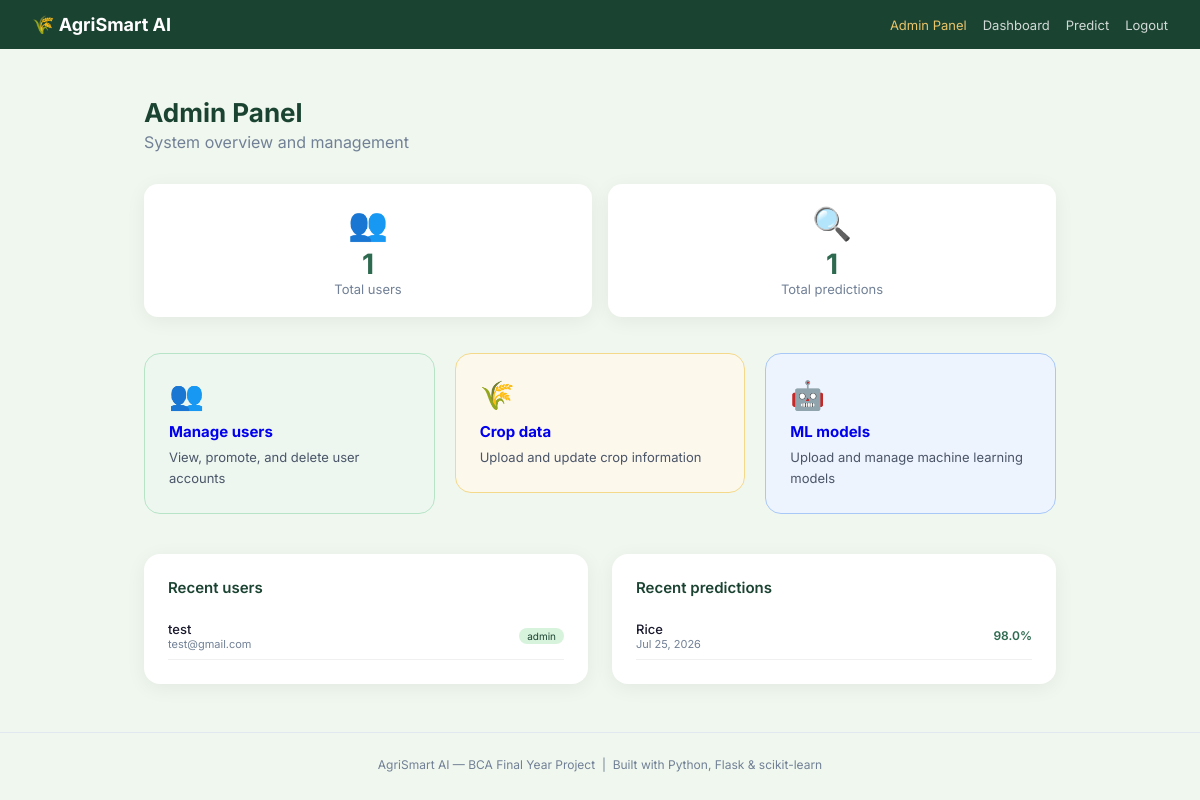
The app's page /admin/dashboard (signed in), older data.
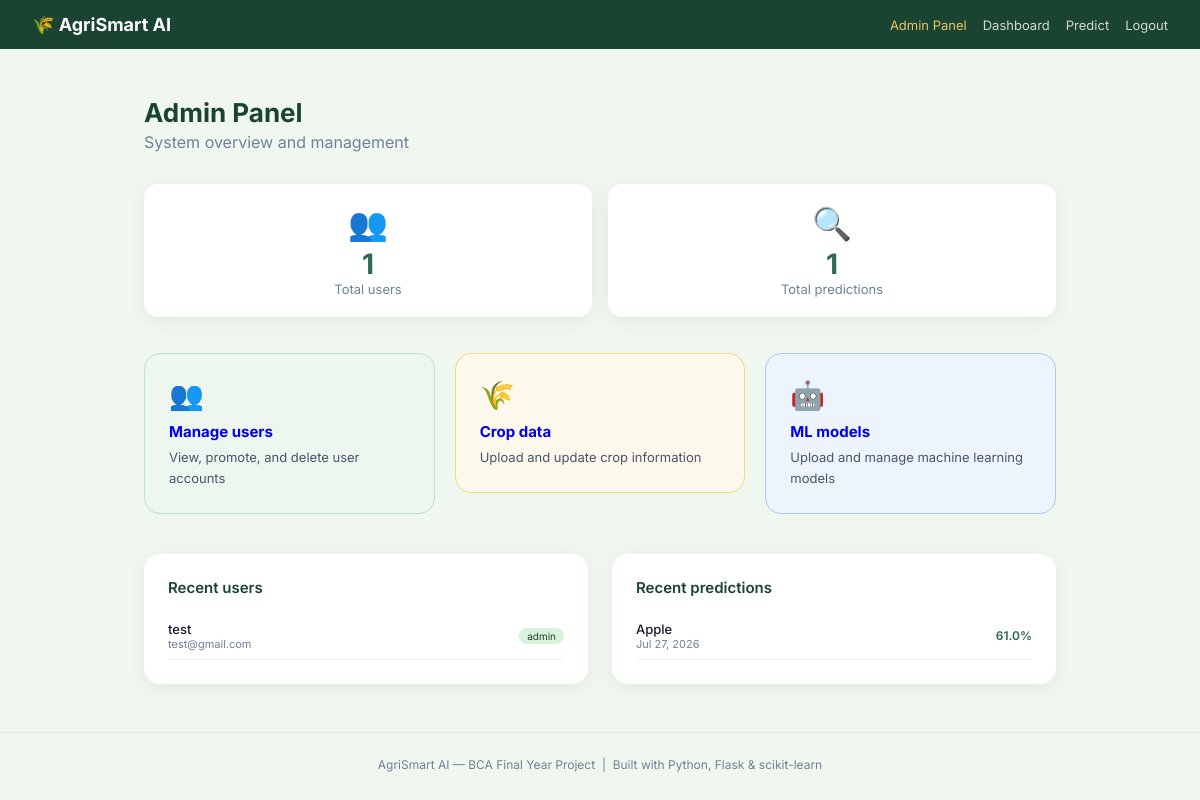
The same page, newer data.
### database/models.py (models this page shows, shortened)
class Prediction(db.Model):
    __tablename__ = 'predictions'
    id          = db.Column(db.Integer, primary_key=True)
    user_id     = db.Column(db.Integer, db.ForeignKey('users.id'), nullable=False)
    N           = db.Column(db.Float)
    P           = db.Column(db.Float)
    K           = db.Column(db.Float)
    temperature = db.Column(db.Float)
    humidity    = db.Column(db.Float)
    ph          = db.Column(db.Float)
    rainfall    = db.Column(db.Float)
    crop        = db.Column(db.String(100))
    confidence  = db.Column(db.Float)
    yield_kg    = db.Column(db.Float)
    zone        = db.Column(db.String(100))
    created_at  = db.Column(db.DateTime, default=datetime.utcnow)

### admin/routes.py (the view)
@admin_bp.route('/admin/dashboard')
@login_required
@admin_required
def dashboard():
    total_users       = User.query.count()
    total_predictions = Prediction.query.count()
    recent_users      = User.query.order_by(User.created_at.desc()).limit(5).all()
    recent_preds      = Prediction.query.order_by(Prediction.created_at.desc()).limit(5).all()
    return render_template('admin/admin_dashboard.html',
                           total_users=total_users,
                           total_predictions=total_predictions,
                           recent_users=recent_users,
                           recent_preds=recent_preds)

### admin/routes.py (called while the page is built)
def admin_required(f):
    @wraps(f)
    def decorated(*args, **kwargs):
        if not current_user.is_authenticated or not current_user.is_admin():
            flash('Admin access required.', 'danger')
            return redirect(url_for('auth.login'))
        return f(*args, **kwargs)
    return decorated

### database/models.py (called while the page is built)
    def is_admin(self):
        return self.role == 'admin'

### templates/admin/admin_dashboard.html (shortened to what this page needs)
{% extends 'base.html' %}
{% block content %}
<div style="max-width:960px; margin:48px auto; padding:0 24px;">
  <div style="margin-bottom:32px;">
    <h1 style="font-size:26px; font-weight:700; color:var(--green-dark);">Admin Panel</h1>
    <p style="color:var(--text-light); margin-top:4px;">System overview and management</p>
  </div>
  <div style="display:grid; grid-template-columns:repeat(auto-fit, minmax(180px, 1fr)); gap:16px; margin-bottom:36px;">
    <div style="background:white; border-radius:14px; padding:20px; box-shadow:0 4px 20px rgba(0,0,0,0.06); text-align:center;">
      <div style="font-size:32px;">👥</div>
      <div style="font-size:28px; font-weight:700; color:var(--green-mid); margin-top:4px;">{{ total_users }}</div>
      <div style="font-size:13px; color:var(--text-light);">Total users</div>
    </div>
    <div style="background:white; border-radius:14px; padding:20px; box-shadow:0 4px 20px rgba(0,0,0,0.06); text-align:center;">
      <div style="font-size:32px;">🔍</div>
      <div style="font-size:28px; font-weight:700; color:var(--green-mid); margin-top:4px;">{{ total_predictions }}</div>
      <div style="font-size:13px; color:var(--text-light);">Total predictions</div>
    </div>
  </div>
  <div style="display:grid; grid-template-columns:repeat(auto-fit, minmax(200px, 1fr)); gap:20px; margin-bottom:40px;">
    <a href="/admin/users" style="text-decoration:none;">
      <div class="algo-card green" style="cursor:pointer;">
        <div class="algo-icon">👥</div>
        <h3>Manage users</h3>
        <p>View, promote, and delete user accounts</p>
      </div>
    </a>
    <a href="/admin/crops" style="text-decoration:none;">
      <div class="algo-card amber" style="cursor:pointer;">
        <div class="algo-icon">🌾</div>
        <h3>Crop data</h3>
        <p>Upload and update crop information</p>
      </div>
    </a>
    <a href="/admin/models" style="text-decoration:none;">
      <div class="algo-card blue" style="cursor:pointer;">
        <div class="algo-icon">🤖</div>
        <h3>ML models</h3>
        <p>Upload and manage machine learning models</p>
      </div>
    </a>
  </div>
  <div style="display:grid; grid-template-columns:1fr 1fr; gap:24px;">
    <div style="background:white; border-radius:16px; padding:24px; box-shadow:0 4px 20px rgba(0,0,0,0.06);">
      <h3 style="font-size:15px; font-weight:600; color:var(--green-dark); margin-bottom:16px;">Recent users</h3>
      {% for u in recent_users %}
      <div style="display:flex; align-items:center; justify-content:space-between; padding:8px 0; border-bottom:1px solid #f0f0f0;">
        <div>
          <div style="font-size:13px; font-weight:500;">{{ u.name }}</div>
          <div style="font-size:11px; color:var(--text-light);">{{ u.email }}</div>
        </div>
        <span style="font-size:10px; background:var(--green-pale); color:var(--green-dark); padding:2px 8px; border-radius:100px;">{{ u.role }}</span>
      </div>
      {% endfor %}
    </div>
    <div style="background:white; border-radius:16px; padding:24px; box-shadow:0 4px 20px rgba(0,0,0,0.06);">
      <h3 style="font-size:15px; font-weight:600; color:var(--green-dark); margin-bottom:16px;">Recent predictions</h3>
      {% for p in recent_preds %}
      <div style="display:flex; align-items:center; justify-content:space-between; padding:8px 0; border-bottom:1px solid #f0f0f0;">
        <div>
          <div style="font-size:13px; font-weight:500;">{{ p.crop }}</div>
          <div style="font-size:11px; color:var(--text-light);">{{ p.created_at.strftime('%b %d, %Y') }}</div>
        </div>
        <span style="font-size:12px; color:var(--green-mid); font-weight:600;">{{ p.confidence }}%</span>
      </div>
      {% endfor %}
    </div>
  </div>
</div>
{% endblock %}

Row changes from the older to the newer data that the page shows:
removed Prediction: crop "Rice", created_at "Jul 25, 2026", confidence "98.0"
added Prediction: crop "Apple", created_at "Jul 27, 2026", confidence "61.0"
